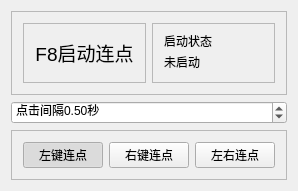
<?xml version="1.0" encoding="UTF-8"?>
<ui version="4.0">
 <class>ConnectorClass</class>
 <widget class="QWidget" name="ConnectorClass">
  <property name="geometry">
   <rect>
    <x>0</x>
    <y>0</y>
    <width>275</width>
    <height>163</height>
   </rect>
  </property>
  <property name="minimumSize">
   <size>
    <width>0</width>
    <height>0</height>
   </size>
  </property>
  <property name="maximumSize">
   <size>
    <width>379</width>
    <height>221</height>
   </size>
  </property>
  <property name="windowTitle">
   <string>Connector</string>
  </property>
  <layout class="QVBoxLayout" name="verticalLayout_3">
   <item>
    <widget class="QFrame" name="frame_3">
     <property name="frameShape">
      <enum>QFrame::StyledPanel</enum>
     </property>
     <property name="frameShadow">
      <enum>QFrame::Raised</enum>
     </property>
     <layout class="QHBoxLayout" name="horizontalLayout">
      <item>
       <widget class="QFrame" name="frame">
        <property name="frameShape">
         <enum>QFrame::StyledPanel</enum>
        </property>
        <property name="frameShadow">
         <enum>QFrame::Raised</enum>
        </property>
        <layout class="QVBoxLayout" name="verticalLayout_2">
         <item>
          <widget class="QLabel" name="label">
           <property name="text">
            <string>&lt;html&gt;&lt;head/&gt;&lt;body&gt;&lt;p&gt;&lt;span style=&quot; font-size:14pt;&quot;&gt;F8启动连点&lt;/span&gt;&lt;/p&gt;&lt;/body&gt;&lt;/html&gt;</string>
           </property>
           <property name="textFormat">
            <enum>Qt::AutoText</enum>
           </property>
           <property name="alignment">
            <set>Qt::AlignCenter</set>
           </property>
          </widget>
         </item>
        </layout>
       </widget>
      </item>
      <item>
       <widget class="QFrame" name="frame_2">
        <property name="styleSheet">
         <string notr="true"/>
        </property>
        <property name="frameShape">
         <enum>QFrame::StyledPanel</enum>
        </property>
        <property name="frameShadow">
         <enum>QFrame::Raised</enum>
        </property>
        <layout class="QVBoxLayout" name="verticalLayout">
         <item>
          <widget class="QLabel" name="label_2">
           <property name="minimumSize">
            <size>
             <width>58</width>
             <height>12</height>
            </size>
           </property>
           <property name="maximumSize">
            <size>
             <width>58</width>
             <height>12</height>
            </size>
           </property>
           <property name="text">
            <string>启动状态</string>
           </property>
          </widget>
         </item>
         <item>
          <widget class="QLabel" name="label_3">
           <property name="text">
            <string>未启动</string>
           </property>
          </widget>
         </item>
        </layout>
       </widget>
      </item>
     </layout>
    </widget>
   </item>
   <item>
    <widget class="QDoubleSpinBox" name="doubleSpinBox">
     <property name="prefix">
      <string>点击间隔</string>
     </property>
     <property name="suffix">
      <string>秒</string>
     </property>
     <property name="minimum">
      <double>0.000000000000000</double>
     </property>
     <property name="singleStep">
      <double>0.100000000000000</double>
     </property>
     <property name="stepType">
      <enum>QAbstractSpinBox::DefaultStepType</enum>
     </property>
     <property name="value">
      <double>0.500000000000000</double>
     </property>
    </widget>
   </item>
   <item>
    <widget class="QFrame" name="frame_4">
     <property name="frameShape">
      <enum>QFrame::StyledPanel</enum>
     </property>
     <property name="frameShadow">
      <enum>QFrame::Raised</enum>
     </property>
     <layout class="QGridLayout" name="gridLayout">
      <item row="0" column="0" colspan="2">
       <widget class="QPushButton" name="pushButton">
        <property name="text">
         <string>左键连点</string>
        </property>
        <property name="checkable">
         <bool>true</bool>
        </property>
        <property name="checked">
         <bool>true</bool>
        </property>
        <attribute name="buttonGroup">
         <string notr="true">buttonGroup</string>
        </attribute>
       </widget>
      </item>
      <item row="0" column="2">
       <widget class="QPushButton" name="pushButton_2">
        <property name="text">
         <string>右键连点</string>
        </property>
        <property name="checkable">
         <bool>true</bool>
        </property>
        <attribute name="buttonGroup">
         <string notr="true">buttonGroup</string>
        </attribute>
       </widget>
      </item>
      <item row="0" column="3">
       <widget class="QPushButton" name="pushButton_3">
        <property name="text">
         <string>左右连点</string>
        </property>
        <property name="checkable">
         <bool>true</bool>
        </property>
        <attribute name="buttonGroup">
         <string notr="true">buttonGroup</string>
        </attribute>
       </widget>
      </item>
     </layout>
    </widget>
   </item>
  </layout>
 </widget>
 <layoutdefault spacing="6" margin="11"/>
 <resources>
  <include location="Connector.qrc"/>
 </resources>
 <connections/>
 <buttongroups>
  <buttongroup name="buttonGroup"/>
 </buttongroups>
</ui>
